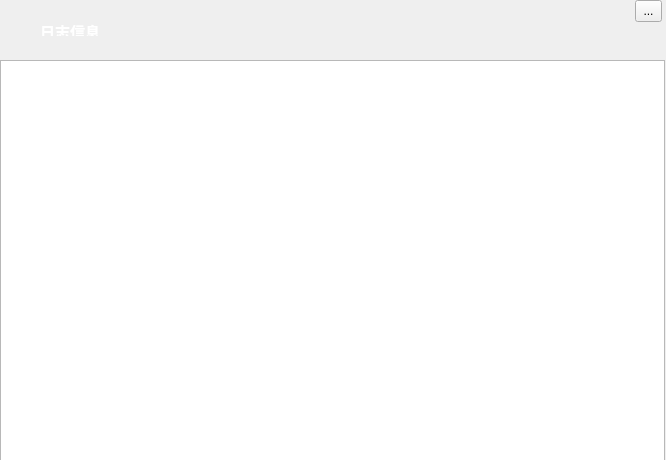
<?xml version="1.0" encoding="UTF-8"?>
<ui version="4.0">
 <class>Form</class>
 <widget class="QWidget" name="Form">
  <property name="geometry">
   <rect>
    <x>0</x>
    <y>0</y>
    <width>666</width>
    <height>460</height>
   </rect>
  </property>
  <property name="windowTitle">
   <string>Form</string>
  </property>
  <property name="styleSheet">
   <string notr="true">QToolButton[objectName=&quot;closetoolButton&quot;] {
border:0px;
}
QToolButton[objectName=&quot;closetoolButton&quot;]:hover {
image:url(:/images/close_hover.png);
}
QToolButton[objectName=&quot;closetoolButton&quot;]:pressed {
image:url(:/images/close_pressed.png);
}
QWidget[objectName=&quot;Form&quot;]{
background-image: url(:/images/funcell_bg.png);
}
QLabel[objectName=&quot;label&quot;]{
color: rgb(255, 255, 255);
}
</string>
  </property>
  <widget class="QTextBrowser" name="textBrowser">
   <property name="geometry">
    <rect>
     <x>0</x>
     <y>60</y>
     <width>665</width>
     <height>401</height>
    </rect>
   </property>
  </widget>
  <widget class="QLabel" name="label">
   <property name="geometry">
    <rect>
     <x>40</x>
     <y>20</y>
     <width>71</width>
     <height>16</height>
    </rect>
   </property>
   <property name="text">
    <string>&lt;html&gt;&lt;head/&gt;&lt;body&gt;&lt;p&gt;&lt;span style=&quot; font-size:11pt; font-weight:600; color:#ffffff;&quot;&gt;日志信息&lt;/span&gt;&lt;/p&gt;&lt;/body&gt;&lt;/html&gt;</string>
   </property>
  </widget>
  <widget class="QToolButton" name="closetoolButton">
   <property name="geometry">
    <rect>
     <x>635</x>
     <y>0</y>
     <width>27</width>
     <height>22</height>
    </rect>
   </property>
   <property name="text">
    <string>...</string>
   </property>
   <property name="icon">
    <iconset resource="../../WorkSpace_python/mypack/res.qrc">
     <normaloff>:/images/close_normal.png</normaloff>:/images/close_normal.png</iconset>
   </property>
   <property name="iconSize">
    <size>
     <width>27</width>
     <height>22</height>
    </size>
   </property>
  </widget>
 </widget>
 <resources>
  <include location="../../WorkSpace_python/mypack/res.qrc"/>
 </resources>
 <connections/>
</ui>
